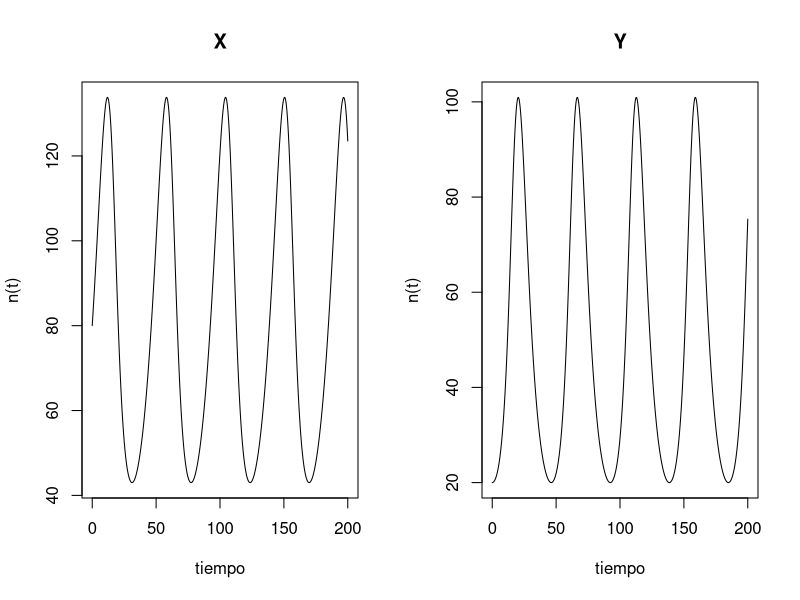

This chart was generated by the following R code:
library(deSolve)

params <- c(a=0.1, b=0.002, c=0.2, d=0.0025)

state <- c(X=80, Y=20)

Cr_LV <- function(t, state, params) {
  with(as.list(c(state, params)), {
    dX = a * X - b * X * Y
    dY = -c * Y + d * X * Y
    list(c(dX, dY))
  })
}

times <- seq(0, 200, by=0.01)

out <- ode(y = state, times=times, func=Cr_LV, parms=params)

plot(out, xlab='tiempo', ylab='n(t)')

# PDF tinylatex

# https://teaching.smp.uq.edu.au/scims/Appl_analysis/Lotka_Volterra.html
